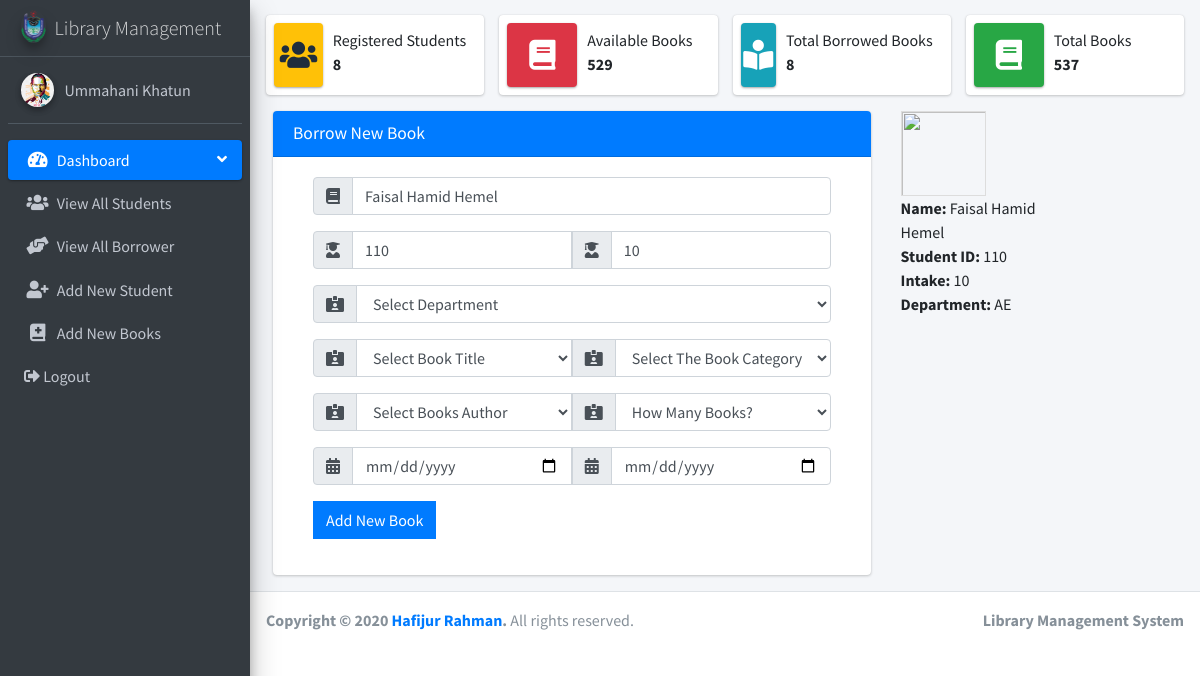
Page /borrowBook.php?borrow=15 (signed in) on the committed database.
### tables this page shows
CREATE TABLE `user` (
  `user_id` int(11) NOT NULL,
  `name` varchar(255) NOT NULL,
  `avater` text NOT NULL,
  `faculty` varchar(255) NOT NULL,
  `roll` int(11) NOT NULL,
  `intake` int(11) NOT NULL,
  `phone` int(11) NOT NULL,
  `date` date NOT NULL
);

### borrowBook.php (the view, shortened to what this page needs)
<?php include "include/header.php" ?>
<?php include "include/sidebar.php" ?>
  <?php include "include/statistics.php" ?>
  <?php
    if (isset($_GET['borrow'])) {
      $borrow_id = $_GET['borrow'];
      $query = "SELECT * FROM user WHERE user_id=$borrow_id";
      $borrow_book = mysqli_query($db, $query);
      while ( $row = mysqli_fetch_assoc($borrow_book) ) {
        $name      = $row['name'];
        $roll      = $row['roll'];
        $intake    = $row['intake'];
        $faculty   = $row['faculty'];
        $avater    = $row['avater'];
      }
    }
  ?>
    <section class="content">
      <div class="container-fluid">
        <div class="row">
        	<div class="col-md-12">
	        	<div class="col-md-8">
  				    <div class="card card-primary">
  				      <div class="card-header">
  				        <h3 class="card-title">Borrow New Book</h3>
  				      </div>
  				      <div class="card-body">
  				        <form action="" method="post" enctype="multipart/form-data">
  					        <div class="form-group">
  					          <div class="input-group">
  					            <div class="input-group-prepend">
  					              <span class="input-group-text">
  					                <i class="fas fa-book"></i>
  					              </span>
  					            </div>
  					            <input type="text" name="user_name" value="<?php echo $name ?>" class="form-control float-right" placeholder="Student Name">
  					          </div>
  					        </div>
  					        <div class="form-group">
  					          <div class="input-group">
  					            <div class="input-group-prepend">
  					              <span class="input-group-text">
  					                <i class="fas fa-user-graduate"></i>
  					              </span>
  					            </div>
  					            <input type="text" name="roll" value="<?php echo $roll ?>" class="form-control float-right" placeholder="Student ID">
                        <div class="input-group-prepend">
                          <span class="input-group-text">
                            <i class="fas fa-user-graduate"></i>
                          </span>
                        </div>
                        <input type="text" name="intake" value="<?php echo $intake ?>" class="form-control float-right" placeholder="Intake">
  					          </div>
  					        </div>
                    <div class="form-group">
                      <div class="input-group">
                        <div class="input-group-prepend">
                          <span class="input-group-text">
                            <i class="fas fa-id-card-alt"></i>
                          </span>
                        </div>
                        <select type="text" name="book_dep" value="<?php echo $faculty ?>" class="form-control float-right">
                          <option>Select Department</option>
                        </select>
                      </div>
                    </div>
  					        <div class="form-group">
  					          <div class="input-group">
  					            <div class="input-group-prepend">
  					              <span class="input-group-text">
  					                <i class="fas fa-id-card-alt"></i>
  					              </span>
  					            </div>
                        <select type="text" name="book_name" class="form-control float-right" placeholder="Book Title">
                          <option>Select Book Title</option>
                        </select>
                        <div class="input-group-prepend">
                          <span class="input-group-text">
                            <i class="fas fa-id-card-alt"></i>
                          </span>
                        </div>
                        <select type="text" name="book_cat" class="form-control float-right" placeholder="Book Category">
                          <option>Select The Book Category</option>
                        </select>
  					          </div>
  					        </div>
                    <div class="form-group">
                      <div class="input-group">
                        <div class="input-group-prepend">
                          <span class="input-group-text">
                            <i class="fas fa-id-card-alt"></i>
                          </span>
                        </div>
                        <select type="text" name="author" class="form-control float-right" placeholder="Book Author">
                          <option>Select Books Author</option>
                        </select>
                        <div class="input-group-prepend">
                          <span class="input-group-text">
                            <i class="fas fa-id-card-alt"></i>
                          </span>
                        </div>
                        <select type="text" name="how_many" class="form-control float-right" placeholder="How Many Books">
                          <option>How Many Books?</option>
                        </select>
                      </div>
                    </div>
                    <div class="form-group">
                      <div class="input-group">
                        <div class="input-group-prepend">
                          <span class="input-group-text">
                            <i class="fas fa-calendar-alt"></i>
                          </span>
                        </div>
                        <input type="date" class="form-control" name="borrow_date" id="brand">
                        <div class="input-group-prepend">
                          <span class="input-group-text">
                            <i class="fas fa-calendar-alt"></i>
                          </span>
                        </div>
                        <input type='date' class='form-control' name='return_date'>
                      </div>
                    </div>
  				        	<div class="form-group">
  				        		<input type="submit" value="Add New Book" name="add_book" class="btn btn-primary btn-flat">
  				        	</div>
  				        </form>
  				      </div>
  				    </div>
				    </div>
            <div class="col-md-2" style="top: 0%; position: absolute; left: 68%;">
              <div>
                <?php
                  if (empty($avater)) { ?>
                    <img src="images" width= "85px" style="border: 1px solid #ddd; height: 85px;">
                  <?php }
                  else{ ?>
                    <img src="images/users/<?php echo $avater; ?>" width= "85px">
                  <?php }
                ?>
              </div>
              <span style="float: left;"><b>Name: </b> <?php echo $name; ?></span>
              <span style="float: left;"><b>Student ID: </b> <?php echo $roll; ?></span>
              <span style="float: left;"><b>Intake: </b> <?php echo $intake; ?></span>
              <span style="float: left;">
                <b>Department: </b>
                  <?php
                    if ($faculty==1) {
                      echo "CSE";
                    }
                    elseif ($faculty==2) {
                      echo "EEE";
                    }
                    elseif ($faculty==3) {
                      echo "AE";
                    }
                    elseif ($faculty==4) {
                      echo "L&J";
                    }
                    elseif ($faculty==5) {
                      echo "PS";
                    }
                    elseif ($faculty==6) {
                      echo "TEX";
                    }
                    elseif ($faculty==7) {
                      echo "ECO";
                    }
                    elseif ($faculty==8) {
                      echo "Eng";
                    }
                  ?>
                </span>
            </div>
		      </div>
        </div>
      </div>
    </section>
  </div>
<?php include "include/footer.php" ?>

### css/style.css (style rules this page uses)
.form-group { margin-bottom: 1rem; padding: 0 20px !important; }

### rows in the picture
user: user_name "Faisal Hamid Hemel", roll "110", intake "10", book_dep "Select Department", name "Faisal Hamid Hemel"

### other values in the picture
$_SESSION['admin_name'] "Ummahani Khatun"
$count_user_name "8"
$total_books-$total_borrowed_books "529"
$total_borrowed_books "8"
$total_books "537"
